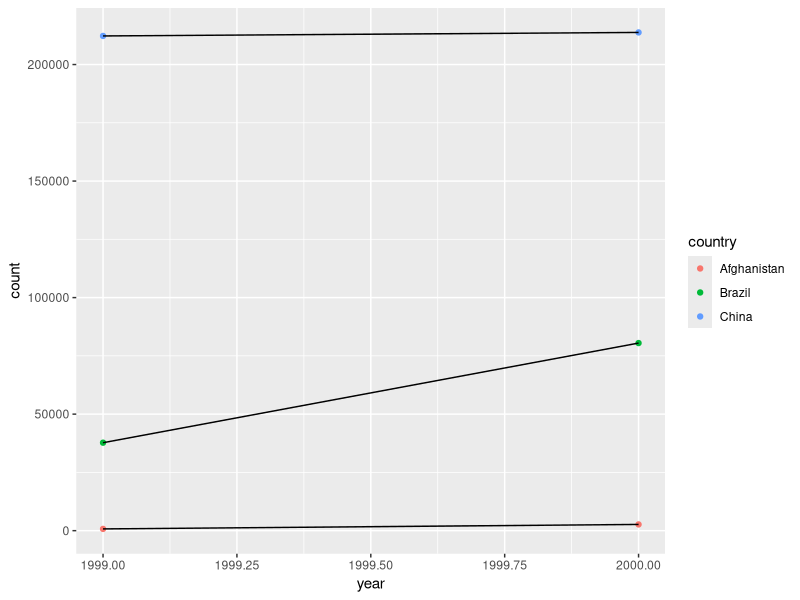
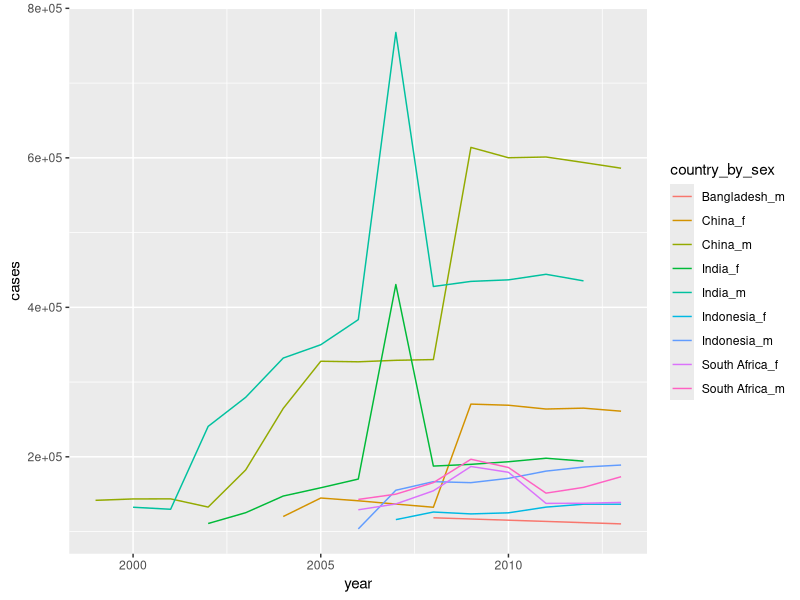

Write the R code that produced these figures, in order.
## ---- chunk 1
knitr::opts_chunk$set(echo = TRUE)
## ---- chunk 2
library(tidyverse)
## ---- chunk 3
t2_cases <- filter(table2, type == "cases") %>% rename(cases = count) %>% arrange(country, year)
t2_popl <- filter(table2, type == "population") %>% rename(population = count) %>% arrange(country, year)
t2_case_per_capita = tibble(year = t2_cases$year, country = t2_cases$country, cases = t2_cases$cases, population = t2_popl$population) %>% mutate(cases_per_cap = (cases/population)*10000) %>% select(country, year, cases_per_cap, cases)

head(t2_case_per_capita)

table4_combined = tibble(country = table4a$country, '1999' = table4a[["1999"]]/table4b[["1999"]] * 10000, '2000' = table4a[["2000"]]/table4b[["2000"]] * 10000)

head(table4_combined)
## ---- chunk 4
table2 %>% filter(type == "cases") %>% ggplot(aes(year, count)) + geom_point(aes(color = country)) + geom_line(aes(group = country))
## ---- chunk 5
table4a %>%
  gather('1999', '2000', key = "year", value = "cases")
## ---- chunk 6
preg <- tribble(
~pregnant, ~male, ~female, "yes", NA, 10, "no", 20, 12
)

preg_clean <- preg %>% gather(male, female, key = "gender", value = "count")

head(preg_clean)
## ---- chunk 7
tibble(x = c("a,b,c", "d,e,f,g", "h,i,j")) %>%
      separate(x, c("one", "two", "three"))

tibble(x = c("a,b,c", "d,e,f,g", "h,i,j")) %>%
      separate(x, c("one", "two", "three"), extra = "drop")

tibble(x = c("a,b,c", "d,e", "f,g,i")) %>%
      separate(x, c("one", "two", "three"))

tibble(x = c("a,b,c", "d,e", "f,g,i")) %>%
      separate(x, c("one", "two", "three"), fill = "left")
## ---- chunk 8
table3 %>%
    separate(rate, into = c("cases", "population"), remove = TRUE)

table3 %>%
    separate(rate, into = c("cases", "population"), remove = FALSE)
## ---- chunk 9
treatment <- tribble(
~ person, ~ treatment, ~response, "Derrick Whitmore", 1, 7,
NA, 2, 10,
NA, 3, 9, "Katherine Burke", 1, 4
)

treatment %>%
      fill(person, .direction = "down")

treatment %>%
      fill(person, .direction = "up")
## ---- chunk 10
who %>%
gather(code, value, new_sp_m014:newrel_f65, na.rm = TRUE) %>% mutate(
        code = stringr::str_replace(code, "newrel", "new_rel")
      ) %>%
      separate(code, c("new", "var", "sexage")) %>%
      select(-new, -iso2, -iso3) %>%
      separate(sexage, c("sex", "age"), sep = 1)

who %>%
gather(code, value, new_sp_m014:newrel_f65, na.rm = TRUE) %>% 
      separate(code, c("new", "var", "sexage")) %>%
      select(-new, -iso2, -iso3) %>%
      separate(sexage, c("sex", "age"), sep = 1)
## ---- chunk 11
select(who, country, iso2, iso3) %>% distinct() %>% group_by(country) %>% filter(n() > 1)
## ---- chunk 12
who_visual = who %>%
gather(code, value, new_sp_m014:newrel_f65, na.rm = TRUE) %>% mutate(
        code = stringr::str_replace(code, "newrel", "new_rel")
      ) %>%
      separate(code, c("new", "var", "sexage")) %>%
      select(-new, -iso2, -iso3) %>%
      separate(sexage, c("sex", "age"), sep = 1)

head(who_visual)

who_visual %>% group_by(country, year, sex) %>% filter(year > 1998) %>% summarize(cases = sum(value)) %>% unite(country_by_sex, country, sex, remove = FALSE) %>% filter(cases > 100000) %>% ggplot(aes(x = year, y = cases, color = country_by_sex)) +
  geom_line()
